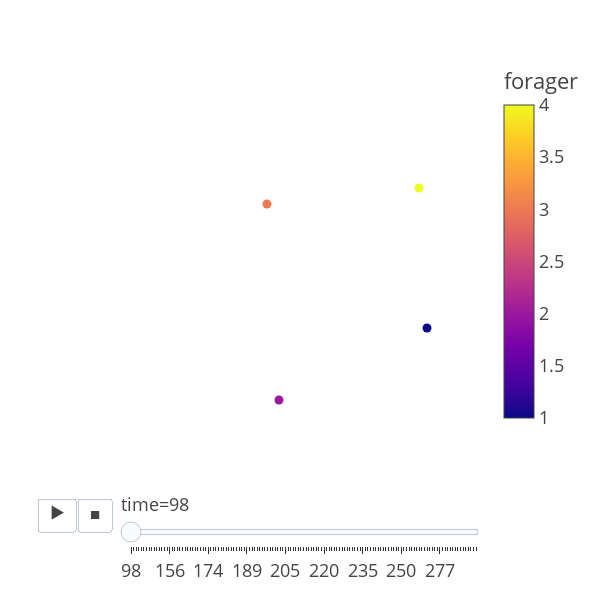

Here is the notebook cell this chart was saved with:
### Markdown cell above
# Animations

### Code cell
ft.animate_foragers(
    fish_2wpf_obj, plot_rewards=False, width=600, height=600, point_size=6
)

### Figure 1 — Plotly figure (JSON) as saved in the notebook; plotly's stock layout.template omitted (floating-point values rounded to 4 significant figures)
{"data": [{"hovertemplate": "time=98<br>x=%{x}<br>y=%{y}<br>forager=%{marker.color}<extra></extra>", "legendgroup": "", "marker": {"color": [1, 2, 3, 4], "coloraxis": "coloraxis", "symbol": "circle"}, "mode": "markers", "name": "", "orientation": "v", "showlegend": false, "type": "scatter", "x": [81, 44, 41, 79], "xaxis": "x", "y": [24, 6, 55, 59], "yaxis": "y"}], "layout": {"autosize": false, "coloraxis": {"colorbar": {"title": {"text": "forager"}}, "colorscale": [[0, "#0d0887"], [0.1111, "#46039f"], [0.2222, "#7201a8"], [0.3333, "#9c179e"], [0.4444, "#bd3786"], [0.5556, "#d8576b"], [0.6667, "#ed7953"], [0.7778, "#fb9f3a"], [0.8889, "#fdca26"], [1, "#f0f921"]]}, "height": 600, "legend": {"tracegroupgap": 0}, "margin": {"t": 60}, "sliders": [{"active": 0, "currentvalue": {"prefix": "time="}, "len": 0.9, "pad": {"b": 10, "t": 60}, "steps": [{"args": [["98"], {"frame": {"duration": 0, "redraw": false}, "fromcurrent": true, "mode": "immediate", "transition": {"duration": 0, "easing": "linear"}}], "label": "98", "method": "animate"}, {"args": [["99"], {"frame": {"duration": 0, "redraw": false}, "fromcurrent": true, "mode": "immediate", "transition": {"duration": 0, "easing": "linear"}}], "label": "99", "method": "animate"}, {"args": [["100"], {"frame": {"duration": 0, "redraw": false}, "fromcurrent": true, "mode": "immediate", "transition": {"duration": 0, "easing": "linear"}}], "label": "100", "method": "animate"}, {"args": [["135"], {"frame": {"duration": 0, "redraw": false}, "fromcurrent": true, "mode": "immediate", "transition": {"duration": 0, "easing": "linear"}}], "label": "135", "method": "animate"}, {"args": [["144"], {"frame": {"duration": 0, "redraw": false}, "fromcurrent": true, "mode": "immediate", "transition": {"duration": 0, "easing": "linear"}}], "label": "144", "method": "animate"}, {"args": [["145"], {"frame": {"duration": 0, "redraw": false}, "fromcurrent": true, "mode": "immediate", "transition": {"duration": 0, "easing": "linear"}}], "label": "145", "method": "animate"}, {"args": [["147"], {"frame": {"duration": 0, "redraw": false}, "fromcurrent": true, "mode": "immediate", "transition": {"duration": 0, "easing": "linear"}}], "label": "147", "method": "animate"}, {"args": [["148"], {"frame": {"duration": 0, "redraw": false}, "fromcurrent": true, "mode": "immediate", "transition": {"duration": 0, "easing": "linear"}}], "label": "148", "method": "animate"}, {"args": [["149"], {"frame": {"duration": 0, "redraw": false}, "fromcurrent": true, "mode": "immediate", "transition": {"duration": 0, "easing": "linear"}}], "label": "149", "method": "animate"}, {"args": [["150"], {"frame": {"duration": 0, "redraw": false}, "fromcurrent": true, "mode": "immediate", "transition": {"duration": 0, "easing": "linear"}}], "label": "150", "method": "animate"}, {"args": [["151"], {"frame": {"duration": 0, "redraw": false}, "fromcurrent": true, "mode": "immediate", "transition": {"duration": 0, "easing": "linear"}}], "label": "151", "method": "animate"}, {"args": [["152"], {"frame": {"duration": 0, "redraw": false}, "fromcurrent": true, "mode": "immediate", "transition": {"duration": 0, "easing": "linear"}}], "label": "152", "method": "animate"}, {"args": [["153"], {"frame": {"duration": 0, "redraw": false}, "fromcurrent": true, "mode": "immediate", "transition": {"duration": 0, "easing": "linear"}}], "label": "153", "method": "animate"}, {"args": [["154"], {"frame": {"duration": 0, "redraw": false}, "fromcurrent": true, "mode": "immediate", "transition": {"duration": 0, "easing": "linear"}}], "label": "154", "method": "animate"}, {"args": [["155"], {"frame": {"duration": 0, "redraw": false}, "fromcurrent": true, "mode": "immediate", "transition": {"duration": 0, "easing": "linear"}}], "label": "155", "method": "animate"}, {"args": [["156"], {"frame": {"duration": 0, "redraw": false}, "fromcurrent": true, "mode": "immediate", "transition": {"duration": 0, "easing": "linear"}}], "label": "156", "method": "animate"}, {"args": [["157"], {"frame": {"duration": 0, "redraw": false}, "fromcurrent": true, "mode": "immediate", "transition": {"duration": 0, "easing": "linear"}}], "label": "157", "method": "animate"}, {"args": [["158"], {"frame": {"duration": 0, "redraw": false}, "fromcurrent": true, "mode": "immediate", "transition": {"duration": 0, "easing": "linear"}}], "label": "158", "method": "animate"}, {"args": [["159"], {"frame": {"duration": 0, "redraw": false}, "fromcurrent": true, "mode": "immediate", "transition": {"duration": 0, "easing": "linear"}}], "label": "159", "method": "animate"}, {"args": [["160"], {"frame": {"duration": 0, "redraw": false}, "fromcurrent": true, "mode": "immediate", "transition": {"duration": 0, "easing": "linear"}}], "label": "160", "method": "animate"}, {"args": [["161"], {"frame": {"duration": 0, "redraw": false}, "fromcurrent": true, "mode": "immediate", "transition": {"duration": 0, "easing": "linear"}}], "label": "161", "method": "animate"}, {"args": [["162"], {"frame": {"duration": 0, "redraw": false}, "fromcurrent": true, "mode": "immediate", "transition": {"duration": 0, "easing": "linear"}}], "label": "162", "method": "animate"}, {"args": [["163"], {"frame": {"duration": 0, "redraw": false}, "fromcurrent": true, "mode": "immediate", "transition": {"duration": 0, "easing": "linear"}}], "label": "163", "method": "animate"}, {"args": [["164"], {"frame": {"duration": 0, "redraw": false}, "fromcurrent": true, "mode": "immediate", "transition": {"duration": 0, "easing": "linear"}}], "label": "164", "method": "animate"}, {"args": [["165"], {"frame": {"duration": 0, "redraw": false}, "fromcurrent": true, "mode": "immediate", "transition": {"duration": 0, "easing": "linear"}}], "label": "165", "method": "animate"}, {"args": [["166"], {"frame": {"duration": 0, "redraw": false}, "fromcurrent": true, "mode": "immediate", "transition": {"duration": 0, "easing": "linear"}}], "label": "166", "method": "animate"}, {"args": [["167"], {"frame": {"duration": 0, "redraw": false}, "fromcurrent": true, "mode": "immediate", "transition": {"duration": 0, "easing": "linear"}}], "label": "167", "method": "animate"}, {"args": [["171"], {"frame": {"duration": 0, "redraw": false}, "fromcurrent": true, "mode": "immediate", "transition": {"duration": 0, "easing": "linear"}}], "label": "171", "method": "animate"}, {"args": [["172"], {"frame": {"duration": 0, "redraw": false}, "fromcurrent": true, "mode": "immediate", "transition": {"duration": 0, "easing": "linear"}}], "label": "172", "method": "animate"}, {"args": [["173"], {"frame": {"duration": 0, "redraw": false}, "fromcurrent": true, "mode": "immediate", "transition": {"duration": 0, "easing": "linear"}}], "label": "173", "method": "animate"}, {"args": [["174"], {"frame": {"duration": 0, "redraw": false}, "fromcurrent": true, "mode": "immediate", "transition": {"duration": 0, "easing": "linear"}}], "label": "174", "method": "animate"}, {"args": [["175"], {"frame": {"duration": 0, "redraw": false}, "fromcurrent": true, "mode": "immediate", "transition": {"duration": 0, "easing": "linear"}}], "label": "175", "method": "animate"}, {"args": [["176"], {"frame": {"duration": 0, "redraw": false}, "fromcurrent": true, "mode": "immediate", "transition": {"duration": 0, "easing": "linear"}}], "label": "176", "method": "animate"}, {"args": [["177"], {"frame": {"duration": 0, "redraw": false}, "fromcurrent": true, "mode": "immediate", "transition": {"duration": 0, "easing": "linear"}}], "label": "177", "method": "animate"}, {"args": [["178"], {"frame": {"duration": 0, "redraw": false}, "fromcurrent": true, "mode": "immediate", "transition": {"duration": 0, "easing": "linear"}}], "label": "178", "method": "animate"}, {"args": [["179"], {"frame": {"duration": 0, "redraw": false}, "fromcurrent": true, "mode": "immediate", "transition": {"duration": 0, "easing": "linear"}}], "label": "179", "method": "animate"}, {"args": [["180"], {"frame": {"duration": 0, "redraw": false}, "fromcurrent": true, "mode": "immediate", "transition": {"duration": 0, "easing": "linear"}}], "label": "180", "method": "animate"}, {"args": [["181"], {"frame": {"duration": 0, "redraw": false}, "fromcurrent": true, "mode": "immediate", "transition": {"duration": 0, "easing": "linear"}}], "label": "181", "method": "animate"}, {"args": [["182"], {"frame": {"duration": 0, "redraw": false}, "fromcurrent": true, "mode": "immediate", "transition": {"duration": 0, "easing": "linear"}}], "label": "182", "method": "animate"}, {"args": [["183"], {"frame": {"duration": 0, "redraw": false}, "fromcurrent": true, "mode": "immediate", "transition": {"duration": 0, "easing": "linear"}}], "label": "183", "method": "animate"}, {"args": [["184"], {"frame": {"duration": 0, "redraw": false}, "fromcurrent": true, "mode": "immediate", "transition": {"duration": 0, "easing": "linear"}}], "label": "184", "method": "animate"}, {"args": [["185"], {"frame": {"duration": 0, "redraw": false}, "fromcurrent": true, "mode": "immediate", "transition": {"duration": 0, "easing": "linear"}}], "label": "185", "method": "animate"}, {"args": [["186"], {"frame": {"duration": 0, "redraw": false}, "fromcurrent": true, "mode": "immediate", "transition": {"duration": 0, "easing": "linear"}}], "label": "186", "method": "animate"}, {"args": [["187"], {"frame": {"duration": 0, "redraw": false}, "fromcurrent": true, "mode": "immediate", "transition": {"duration": 0, "easing": "linear"}}], "label": "187", "method": "animate"}, {"args": [["188"], {"frame": {"duration": 0, "redraw": false}, "fromcurrent": true, "mode": "immediate", "transition": {"duration": 0, "easing": "linear"}}], "label": "188", "method": "animate"}, {"args": [["189"], {"frame": {"duration": 0, "redraw": false}, "fromcurrent": true, "mode": "immediate", "transition": {"duration": 0, "easing": "linear"}}], "label": "189", "method": "animate"}, {"args": [["190"], {"frame": {"duration": 0, "redraw": false}, "fromcurrent": true, "mode": "immediate", "transition": {"duration": 0, "easing": "linear"}}], "label": "190", "method": "animate"}, {"args": [["191"], {"frame": {"duration": 0, "redraw": false}, "fromcurrent": true, "mode": "immediate", "transition": {"duration": 0, "easing": "linear"}}], "label": "191", "method": "animate"}, {"args": [["192"], {"frame": {"duration": 0, "redraw": false}, "fromcurrent": true, "mode": "immediate", "transition": {"duration": 0, "easing": "linear"}}], "label": "192", "method": "animate"}, {"args": [["193"], {"frame": {"duration": 0, "redraw": false}, "fromcurrent": true, "mode": "immediate", "transition": {"duration": 0, "easing": "linear"}}], "label": "193", "method": "animate"}, {"args": [["194"], {"frame": {"duration": 0, "redraw": false}, "fromcurrent": true, "mode": "immediate", "transition": {"duration": 0, "easing": "linear"}}], "label": "194", "method": "animate"}, {"args": [["195"], {"frame": {"duration": 0, "redraw": false}, "fromcurrent": true, "mode": "immediate", "transition": {"duration": 0, "easing": "linear"}}], "label": "195", "method": "animate"}, {"args": [["196"], {"frame": {"duration": 0, "redraw": false}, "fromcurrent": true, "mode": "immediate", "transition": {"duration": 0, "easing": "linear"}}], "label": "196", "method": "animate"}, {"args": [["198"], {"frame": {"duration": 0, "redraw": false}, "fromcurrent": true, "mode": "immediate", "transition": {"duration": 0, "easing": "linear"}}], "label": "198", "method": "animate"}, {"args": [["199"], {"frame": {"duration": 0, "redraw": false}, "fromcurrent": true, "mode": "immediate", "transition": {"duration": 0, "easing": "linear"}}], "label": "199", "method": "animate"}, {"args": [["200"], {"frame": {"duration": 0, "redraw": false}, "fromcurrent": true, "mode": "immediate", "transition": {"duration": 0, "easing": "linear"}}], "label": "200", "method": "animate"}, {"args": [["201"], {"frame": {"duration": 0, "redraw": false}, "fromcurrent": true, "mode": "immediate", "transition": {"duration": 0, "easing": "linear"}}], "label": "201", "method": "animate"}, {"args": [["202"], {"frame": {"duration": 0, "redraw": false}, "fromcurrent": true, "mode": "immediate", "transition": {"duration": 0, "easing": "linear"}}], "label": "202", "method": "animate"}, {"args": [["203"], {"frame": {"duration": 0, "redraw": false}, "fromcurrent": true, "mode": "immediate", "transition": {"duration": 0, "easing": "linear"}}], "label": "203", "method": "animate"}, {"args": [["204"], {"frame": {"duration": 0, "redraw": false}, "fromcurrent": true, "mode": "immediate", "transition": {"duration": 0, "easing": "linear"}}], "label": "204", "method": "animate"}, {"args": [["205"], {"frame": {"duration": 0, "redraw": false}, "fromcurrent": true, "mode": "immediate", "transition": {"duration": 0, "easing": "linear"}}], "label": "205", "method": "animate"}, {"args": [["206"], {"frame": {"duration": 0, "redraw": false}, "fromcurrent": true, "mode": "immediate", "transition": {"duration": 0, "easing": "linear"}}], "label": "206", "method": "animate"}, {"args": [["207"], {"frame": {"duration": 0, "redraw": false}, "fromcurrent": true, "mode": "immediate", "transition": {"duration": 0, "easing": "linear"}}], "label": "207", "method": "animate"}, {"args": [["208"], {"frame": {"duration": 0, "redraw": false}, "fromcurrent": true, "mode": "immediate", "transition": {"duration": 0, "easing": "linear"}}], "label": "208", "method": "animate"}, {"args": [["209"], {"frame": {"duration": 0, "redraw": false}, "fromcurrent": true, "mode": "immediate", "transition": {"duration": 0, "easing": "linear"}}], "label": "209", "method": "animate"}, {"args": [["210"], {"frame": {"duration": 0, "redraw": false}, "fromcurrent": true, "mode": "immediate", "transition": {"duration": 0, "easing": "linear"}}], "label": "210", "method": "animate"}, {"args": [["211"], {"frame": {"duration": 0, "redraw": false}, "fromcurrent": true, "mode": "immediate", "transition": {"duration": 0, "easing": "linear"}}], "label": "211", "method": "animate"}, {"args": [["212"], {"frame": {"duration": 0, "redraw": false}, "fromcurrent": true, "mode": "immediate", "transition": {"duration": 0, "easing": "linear"}}], "label": "212", "method": "animate"}, {"args": [["213"], {"frame": {"duration": 0, "redraw": false}, "fromcurrent": true, "mode": "immediate", "transition": {"duration": 0, "easing": "linear"}}], "label": "213", "method": "animate"}, {"args": [["214"], {"frame": {"duration": 0, "redraw": false}, "fromcurrent": true, "mode": "immediate", "transition": {"duration": 0, "easing": "linear"}}], "label": "214", "method": "animate"}, {"args": [["215"], {"frame": {"duration": 0, "redraw": false}, "fromcurrent": true, "mode": "immediate", "transition": {"duration": 0, "easing": "linear"}}], "label": "215", "method": "animate"}, {"args": [["216"], {"frame": {"duration": 0, "redraw": false}, "fromcurrent": true, "mode": "immediate", "transition": {"duration": 0, "easing": "linear"}}], "label": "216", "method": "animate"}, {"args": [["217"], {"frame": {"duration": 0, "redraw": false}, "fromcurrent": true, "mode": "immediate", "transition": {"duration": 0, "easing": "linear"}}], "label": "217", "method": "animate"}, {"args": [["218"], {"frame": {"duration": 0, "redraw": false}, "fromcurrent": true, "mode": "immediate", "transition": {"duration": 0, "easing": "linear"}}], "label": "218", "method": "animate"}, {"args": [["219"], {"frame": {"duration": 0, "redraw": false}, "fromcurrent": true, "mode": "immediate", "transition": {"duration": 0, "easing": "linear"}}], "label": "219", "method": "animate"}, {"args": [["220"], {"frame": {"duration": 0, "redraw": false}, "fromcurrent": true, "mode": "immediate", "transition": {"duration": 0, "easing": "linear"}}], "label": "220", "method": "animate"}, {"args": [["221"], {"frame": {"duration": 0, "redraw": false}, "fromcurrent": true, "mode": "immediate", "transition": {"duration": 0, "easing": "linear"}}], "label": "221", "method": "animate"}, {"args": [["222"], {"frame": {"duration": 0, "redraw": false}, "fromcurrent": true, "mode": "immediate", "transition": {"duration": 0, "easing": "linear"}}], "label": "222", "method": "animate"}, {"args": [["223"], {"frame": {"duration": 0, "redraw": false}, "fromcurrent": true, "mode": "immediate", "transition": {"duration": 0, "easing": "linear"}}], "label": "223", "method": "animate"}, {"args": [["224"], {"frame": {"duration": 0, "redraw": false}, "fromcurrent": true, "mode": "immediate", "transition": {"duration": 0, "easing": "linear"}}], "label": "224", "method": "animate"}, {"args": [["225"], {"frame": {"duration": 0, "redraw": false}, "fromcurrent": true, "mode": "immediate", "transition": {"duration": 0, "easing": "linear"}}], "label": "225", "method": "animate"}, {"args": [["226"], {"frame": {"duration": 0, "redraw": false}, "fromcurrent": true, "mode": "immediate", "transition": {"duration": 0, "easing": "linear"}}], "label": "226", "method": "animate"}, {"args": [["227"], {"frame": {"duration": 0, "redraw": false}, "fromcurrent": true, "mode": "immediate", "transition": {"duration": 0, "easing": "linear"}}], "label": "227", "method": "animate"}, {"args": [["228"], {"frame": {"duration": 0, "redraw": false}, "fromcurrent": true, "mode": "immediate", "transition": {"duration": 0, "easing": "linear"}}], "label": "228", "method": "animate"}, {"args": [["229"], {"frame": {"duration": 0, "redraw": false}, "fromcurrent": true, "mode": "immediate", "transition": {"duration": 0, "easing": "linear"}}], "label": "229", "method": "animate"}, {"args": [["230"], {"frame": {"duration": 0, "redraw": false}, "fromcurrent": true, "mode": "immediate", "transition": {"duration": 0, "easing": "linear"}}], "label": "230", "method": "animate"}, {"args": [["231"], {"frame": {"duration": 0, "redraw": false}, "fromcurrent": true, "mode": "immediate", "transition": {"duration": 0, "easing": "linear"}}], "label": "231", "method": "animate"}, {"args": [["232"], {"frame": {"duration": 0, "redraw": false}, "fromcurrent": true, "mode": "immediate", "transition": {"duration": 0, "easing": "linear"}}], "label": "232", "method": "animate"}, {"args": [["233"], {"frame": {"duration": 0, "redraw": false}, "fromcurrent": true, "mode": "immediate", "transition": {"duration": 0, "easing": "linear"}}], "label": "233", "method": "animate"}, {"args": [["234"], {"frame": {"duration": 0, "redraw": false}, "fromcurrent": true, "mode": "immediate", "transition": {"duration": 0, "easing": "linear"}}], "label": "234", "method": "animate"}, {"args": [["235"], {"frame": {"duration": 0, "redraw": false}, "fromcurrent": true, "mode": "immediate", "transition": {"duration": 0, "easing": "linear"}}], "label": "235", "method": "animate"}, {"args": [["236"], {"frame": {"duration": 0, "redraw": false}, "fromcurrent": true, "mode": "immediate", "transition": {"duration": 0, "easing": "linear"}}], "label": "236", "method": "animate"}, {"args": [["237"], {"frame": {"duration": 0, "redraw": false}, "fromcurrent": true, "mode": "immediate", "transition": {"duration": 0, "easing": "linear"}}], "label": "237", "method": "animate"}, {"args": [["238"], {"frame": {"duration": 0, "redraw": false}, "fromcurrent": true, "mode": "immediate", "transition": {"duration": 0, "easing": "linear"}}], "label": "238", "method": "animate"}, {"args": [["239"], {"frame": {"duration": 0, "redraw": false}, "fromcurrent": true, "mode": "immediate", "transition": {"duration": 0, "easing": "linear"}}], "label": "239", "method": "animate"}, {"args": [["240"], {"frame": {"duration": 0, "redraw": false}, "fromcurrent": true, "mode": "immediate", "transition": {"duration": 0, "easing": "linear"}}], "label": "240", "method": "animate"}, {"args": [["241"], {"frame": {"duration": 0, "redraw": false}, "fromcurrent": true, "mode": "immediate", "transition": {"duration": 0, "easing": "linear"}}], "label": "241", "method": "animate"}, {"args": [["242"], {"frame": {"duration": 0, "redraw": false}, "fromcurrent": true, "mode": "immediate", "transition": {"duration": 0, "easing": "linear"}}], "label": "242", "method": "animate"}, {"args": [["243"], {"frame": {"duration": 0, "redraw": false}, "fromcurrent": true, "mode": "immediate", "transition": {"duration": 0, "easing": "linear"}}], "label": "243", "method": "animate"}, {"args": [["244"], {"frame": {"duration": 0, "redraw": false}, "fromcurrent": true, "mode": "immediate", "transition": {"duration": 0, "easing": "linear"}}], "label": "244", "method": "animate"}, {"args": [["245"], {"frame": {"duration": 0, "redraw": false}, "fromcurrent": true, "mode": "immediate", "transition": {"duration": 0, "easing": "linear"}}], "label": "245", "method": "animate"}, {"args": [["246"], {"frame": {"duration": 0, "redraw": false}, "fromcurrent": true, "mode": "immediate", "transition": {"duration": 0, "easing": "linear"}}], "label": "246", "method": "animate"}, {"args": [["247"], {"frame": {"duration": 0, "redraw": false}, "fromcurrent": true, "mode": "immediate", "transition": {"duration": 0, "easing": "linear"}}], "label": "247", "method": "animate"}, {"args": [["248"], {"frame": {"duration": 0, "redraw": false}, "fromcurrent": true, "mode": "immediate", "transition": {"duration": 0, "easing": "linear"}}], "label": "248", "method": "animate"}, {"args": [["249"], {"frame": {"duration": 0, "redraw": false}, "fromcurrent": true, "mode": "immediate", "transition": {"duration": 0, "easing": "linear"}}], "label": "249", "method": "animate"}, {"args": [["250"], {"frame": {"duration": 0, "redraw": false}, "fromcurrent": true, "mode": "immediate", "transition": {"duration": 0, "easing": "linear"}}], "label": "250", "method": "animate"}, {"args": [["251"], {"frame": {"duration": 0, "redraw": false}, "fromcurrent": true, "mode": "immediate", "transition": {"duration": 0, "easing": "linear"}}], "label": "251", "method": "animate"}, {"args": [["252"], {"frame": {"duration": 0, "redraw": false}, "fromcurrent": true, "mode": "immediate", "transition": {"duration": 0, "easing": "linear"}}], "label": "252", "method": "animate"}, {"args": [["265"], {"frame": {"duration": 0, "redraw": false}, "fromcurrent": true, "mode": "immediate", "transition": {"duration": 0, "easing": "linear"}}], "label": "265", "method": "animate"}, {"args": [["266"], {"frame": {"duration": 0, "redraw": false}, "fromcurrent": true, "mode": "immediate", "transition": {"duration": 0, "easing": "linear"}}], "label": "266", "method": "animate"}, {"args": [["267"], {"frame": {"duration": 0, "redraw": false}, "fromcurrent": true, "mode": "immediate", "transition": {"duration": 0, "easing": "linear"}}], "label": "267", "method": "animate"}, {"args": [["268"], {"frame": {"duration": 0, "redraw": false}, "fromcurrent": true, "mode": "immediate", "transition": {"duration": 0, "easing": "linear"}}], "label": "268", "method": "animate"}, {"args": [["269"], {"frame": {"duration": 0, "redraw": false}, "fromcurrent": true, "mode": "immediate", "transition": {"duration": 0, "easing": "linear"}}], "label": "269", "method": "animate"}, {"args": [["270"], {"frame": {"duration": 0, "redraw": false}, "fromcurrent": true, "mode": "immediate", "transition": {"duration": 0, "easing": "linear"}}], "label": "270", "method": "animate"}, {"args": [["271"], {"frame": {"duration": 0, "redraw": false}, "fromcurrent": true, "mode": "immediate", "transition": {"duration": 0, "easing": "linear"}}], "label": "271", "method": "animate"}, {"args": [["272"], {"frame": {"duration": 0, "redraw": false}, "fromcurrent": true, "mode": "immediate", "transition": {"duration": 0, "easing": "linear"}}], "label": "272", "method": "animate"}, {"args": [["273"], {"frame": {"duration": 0, "redraw": false}, "fromcurrent": true, "mode": "immediate", "transition": {"duration": 0, "easing": "linear"}}], "label": "273", "method": "animate"}, {"args": [["274"], {"frame": {"duration": 0, "redraw": false}, "fromcurrent": true, "mode": "immediate", "transition": {"duration": 0, "easing": "linear"}}], "label": "274", "method": "animate"}, {"args": [["275"], {"frame": {"duration": 0, "redraw": false}, "fromcurrent": true, "mode": "immediate", "transition": {"duration": 0, "easing": "linear"}}], "label": "275", "method": "animate"}, {"args": [["276"], {"frame": {"duration": 0, "redraw": false}, "fromcurrent": true, "mode": "immediate", "transition": {"duration": 0, "easing": "linear"}}], "label": "276", "method": "animate"}, {"args": [["277"], {"frame": {"duration": 0, "redraw": false}, "fromcurrent": true, "mode": "immediate", "transition": {"duration": 0, "easing": "linear"}}], "label": "277", "method": "animate"}, {"args": [["278"], {"frame": {"duration": 0, "redraw": false}, "fromcurrent": true, "mode": "immediate", "transition": {"duration": 0, "easing": "linear"}}], "label": "278", "method": "animate"}, {"args": [["288"], {"frame": {"duration": 0, "redraw": false}, "fromcurrent": true, "mode": "immediate", "transition": {"duration": 0, "easing": "linear"}}], "label": "288", "method": "animate"}, {"args": [["289"], {"frame": {"duration": 0, "redraw": false}, "fromcurrent": true, "mode": "immediate", "transition": {"duration": 0, "easing": "linear"}}], "label": "289", "method": "animate"}, {"args": [["290"], {"frame": {"duration": 0, "redraw": false}, "fromcurrent": true, "mode": "immediate", "transition": {"duration": 0, "easing": "linear"}}], "label": "290", "method": "animate"}, {"args": [["291"], {"frame": {"duration": 0, "redraw": false}, "fromcurrent": true, "mode": "immediate", "transition": {"duration": 0, "easing": "linear"}}], "label": "291", "method": "animate"}, {"args": [["292"], {"frame": {"duration": 0, "redraw": false}, "fromcurrent": true, "mode": "immediate", "transition": {"duration": 0, "easing": "linear"}}], "label": "292", "method": "animate"}, {"args": [["293"], {"frame": {"duration": 0, "redraw": false}, "fromcurrent": true, "mode": "immediate", "transition": {"duration": 0, "easing": "linear"}}], "label": "293", "method": "animate"}, {"args": [["294"], {"frame": {"duration": 0, "redraw": false}, "fromcurrent": true, "mode": "immediate", "transition": {"duration": 0, "easing": "linear"}}], "label": "294", "method": "animate"}, {"args": [["295"], {"frame": {"duration": 0, "redraw": false}, "fromcurrent": true, "mode": "immediate", "transition": {"duration": 0, "easing": "linear"}}], "label": "295", "method": "animate"}, {"args": [["296"], {"frame": {"duration": 0, "redraw": false}, "fromcurrent": true, "mode": "immediate", "transition": {"duration": 0, "easing": "linear"}}], "label": "296", "method": "animate"}, {"args": [["297"], {"frame": {"duration": 0, "redraw": false}, "fromcurrent": true, "mode": "immediate", "transition": {"duration": 0, "easing": "linear"}}], "label": "297", "method": "animate"}, {"args": [["298"], {"frame": {"duration": 0, "redraw": false}, "fromcurrent": true, "mode": "immediate", "transition": {"duration": 0, "easing": "linear"}}], "label": "298", "method": "animate"}, {"args": [["299"], {"frame": {"duration": 0, "redraw": false}, "fromcurrent": true, "mode": "immediate", "transition": {"duration": 0, "easing": "linear"}}], "label": "299", "method": "animate"}, {"args": [["300"], {"frame": {"duration": 0, "redraw": false}, "fromcurrent": true, "mode": "immediate", "transition": {"duration": 0, "easing": "linear"}}], "label": "300", "method": "animate"}], "x": 0.1, "xanchor": "left", "y": 0, "yanchor": "top"}], "updatemenus": [{"buttons": [{"args": [null, {"frame": {"duration": 500, "redraw": false}, "fromcurrent": true, "mode": "immediate", "transition": {"duration": 0, "easing": "linear"}}], "label": "&#9654;", "method": "animate"}, {"args": [[null], {"frame": {"duration": 0, "redraw": false}, "fromcurrent": true, "mode": "immediate", "transition": {"duration": 0, "easing": "linear"}}], "label": "&#9724;", "method": "animate"}], "direction": "left", "pad": {"r": 10, "t": 70}, "showactive": false, "type": "buttons", "x": 0.1, "xanchor": "right", "y": 0, "yanchor": "top"}], "width": 600, "xaxis": {"anchor": "y", "domain": [0, 1], "range": [-1, 91], "showgrid": false, "showticklabels": false, "ticks": "", "title": {"text": ""}, "zeroline": false}, "yaxis": {"anchor": "x", "domain": [0, 1], "range": [-1, 91], "scaleanchor": "x", "showgrid": false, "showticklabels": false, "ticks": "", "title": {"text": ""}, "zeroline": false}}}
